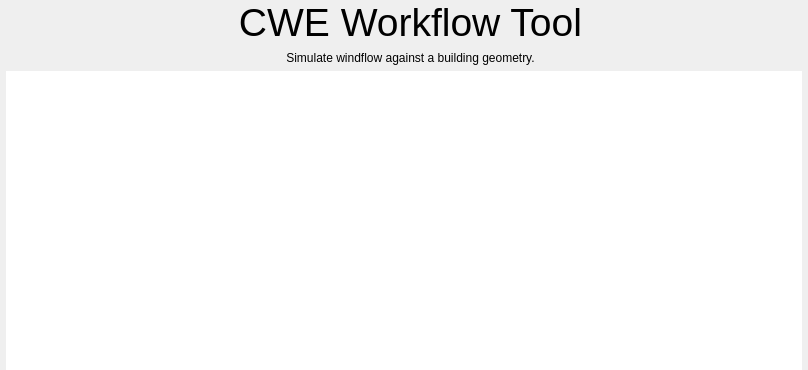
<?xml version="1.0" encoding="UTF-8"?>
<ui version="4.0">
 <comment>
********************************************************************************
**
** Copyright (c) 2018 The University of Notre Dame
** Copyright (c) 2018 The Regents of the University of California
**
** Redistribution and use in source and binary forms, with or without modification,
** are permitted provided that the following conditions are met:
**
** 1. Redistributions of source code must retain the above copyright notice, this 
** list of conditions and the following disclaimer.
**
** 2. Redistributions in binary form must reproduce the above copyright notice, this
** list of conditions and the following disclaimer in the documentation and/or other
** materials provided with the distribution.
**
** 3. Neither the name of the copyright holder nor the names of its contributors may
** be used to endorse or promote products derived from this software without specific
** prior written permission.
**
** THIS SOFTWARE IS PROVIDED BY THE COPYRIGHT HOLDERS AND CONTRIBUTORS &quot;AS IS&quot; AND ANY
** EXPRESS OR IMPLIED WARRANTIES, INCLUDING, BUT NOT LIMITED TO, THE IMPLIED WARRANTIES
** OF MERCHANTABILITY AND FITNESS FOR A PARTICULAR PURPOSE ARE DISCLAIMED. IN NO EVENT
** SHALL THE COPYRIGHT HOLDER OR CONTRIBUTORS BE LIABLE FOR ANY DIRECT, INDIRECT,
** INCIDENTAL, SPECIAL, EXEMPLARY, OR CONSEQUENTIAL DAMAGES (INCLUDING, BUT NOT LIMITED
** TO, PROCUREMENT OF SUBSTITUTE GOODS OR SERVICES; LOSS OF USE, DATA, OR PROFITS; OR
** BUSINESS INTERRUPTION) HOWEVER CAUSED AND ON ANY THEORY OF LIABILITY, WHETHER IN
** CONTRACT, STRICT LIABILITY, OR TORT (INCLUDING NEGLIGENCE OR OTHERWISE) ARISING
** IN ANY WAY OUT OF THE USE OF THIS SOFTWARE, EVEN IF ADVISED OF THE POSSIBILITY OF
** SUCH DAMAGE.
**
**********************************************************************************

// Contributors:
 </comment>
 <class>CWE_welcome_screen</class>
 <widget class="QFrame" name="CWE_welcome_screen">
  <property name="geometry">
   <rect>
    <x>0</x>
    <y>0</y>
    <width>808</width>
    <height>370</height>
   </rect>
  </property>
  <property name="windowTitle">
   <string>Frame</string>
  </property>
  <property name="frameShape">
   <enum>QFrame::NoFrame</enum>
  </property>
  <property name="frameShadow">
   <enum>QFrame::Plain</enum>
  </property>
  <property name="lineWidth">
   <number>-2</number>
  </property>
  <layout class="QGridLayout" name="gridLayout">
   <property name="leftMargin">
    <number>6</number>
   </property>
   <property name="topMargin">
    <number>0</number>
   </property>
   <property name="rightMargin">
    <number>6</number>
   </property>
   <property name="bottomMargin">
    <number>0</number>
   </property>
   <item row="0" column="1">
    <widget class="QLabel" name="label">
     <property name="sizePolicy">
      <sizepolicy hsizetype="Expanding" vsizetype="Minimum">
       <horstretch>0</horstretch>
       <verstretch>0</verstretch>
      </sizepolicy>
     </property>
     <property name="font">
      <font>
       <pointsize>29</pointsize>
      </font>
     </property>
     <property name="text">
      <string>CWE Workflow Tool</string>
     </property>
     <property name="alignment">
      <set>Qt::AlignCenter</set>
     </property>
    </widget>
   </item>
   <item row="2" column="0" colspan="2">
    <widget class="QTextBrowser" name="welcome_text">
     <property name="palette">
      <palette>
       <active>
        <colorrole role="WindowText">
         <brush brushstyle="SolidPattern">
          <color alpha="255">
           <red>0</red>
           <green>0</green>
           <blue>0</blue>
          </color>
         </brush>
        </colorrole>
        <colorrole role="Button">
         <brush brushstyle="SolidPattern">
          <color alpha="255">
           <red>255</red>
           <green>255</green>
           <blue>255</blue>
          </color>
         </brush>
        </colorrole>
        <colorrole role="Light">
         <brush brushstyle="SolidPattern">
          <color alpha="255">
           <red>255</red>
           <green>255</green>
           <blue>255</blue>
          </color>
         </brush>
        </colorrole>
        <colorrole role="Midlight">
         <brush brushstyle="SolidPattern">
          <color alpha="255">
           <red>255</red>
           <green>255</green>
           <blue>255</blue>
          </color>
         </brush>
        </colorrole>
        <colorrole role="Dark">
         <brush brushstyle="SolidPattern">
          <color alpha="255">
           <red>127</red>
           <green>127</green>
           <blue>127</blue>
          </color>
         </brush>
        </colorrole>
        <colorrole role="Mid">
         <brush brushstyle="SolidPattern">
          <color alpha="255">
           <red>170</red>
           <green>170</green>
           <blue>170</blue>
          </color>
         </brush>
        </colorrole>
        <colorrole role="Text">
         <brush brushstyle="SolidPattern">
          <color alpha="255">
           <red>0</red>
           <green>0</green>
           <blue>0</blue>
          </color>
         </brush>
        </colorrole>
        <colorrole role="BrightText">
         <brush brushstyle="SolidPattern">
          <color alpha="255">
           <red>255</red>
           <green>255</green>
           <blue>255</blue>
          </color>
         </brush>
        </colorrole>
        <colorrole role="ButtonText">
         <brush brushstyle="SolidPattern">
          <color alpha="255">
           <red>0</red>
           <green>0</green>
           <blue>0</blue>
          </color>
         </brush>
        </colorrole>
        <colorrole role="Base">
         <brush brushstyle="SolidPattern">
          <color alpha="255">
           <red>255</red>
           <green>255</green>
           <blue>255</blue>
          </color>
         </brush>
        </colorrole>
        <colorrole role="Window">
         <brush brushstyle="SolidPattern">
          <color alpha="255">
           <red>255</red>
           <green>255</green>
           <blue>255</blue>
          </color>
         </brush>
        </colorrole>
        <colorrole role="Shadow">
         <brush brushstyle="SolidPattern">
          <color alpha="255">
           <red>0</red>
           <green>0</green>
           <blue>0</blue>
          </color>
         </brush>
        </colorrole>
        <colorrole role="AlternateBase">
         <brush brushstyle="SolidPattern">
          <color alpha="255">
           <red>255</red>
           <green>255</green>
           <blue>255</blue>
          </color>
         </brush>
        </colorrole>
        <colorrole role="ToolTipBase">
         <brush brushstyle="SolidPattern">
          <color alpha="255">
           <red>255</red>
           <green>255</green>
           <blue>220</blue>
          </color>
         </brush>
        </colorrole>
        <colorrole role="ToolTipText">
         <brush brushstyle="SolidPattern">
          <color alpha="255">
           <red>0</red>
           <green>0</green>
           <blue>0</blue>
          </color>
         </brush>
        </colorrole>
       </active>
       <inactive>
        <colorrole role="WindowText">
         <brush brushstyle="SolidPattern">
          <color alpha="255">
           <red>0</red>
           <green>0</green>
           <blue>0</blue>
          </color>
         </brush>
        </colorrole>
        <colorrole role="Button">
         <brush brushstyle="SolidPattern">
          <color alpha="255">
           <red>255</red>
           <green>255</green>
           <blue>255</blue>
          </color>
         </brush>
        </colorrole>
        <colorrole role="Light">
         <brush brushstyle="SolidPattern">
          <color alpha="255">
           <red>255</red>
           <green>255</green>
           <blue>255</blue>
          </color>
         </brush>
        </colorrole>
        <colorrole role="Midlight">
         <brush brushstyle="SolidPattern">
          <color alpha="255">
           <red>255</red>
           <green>255</green>
           <blue>255</blue>
          </color>
         </brush>
        </colorrole>
        <colorrole role="Dark">
         <brush brushstyle="SolidPattern">
          <color alpha="255">
           <red>127</red>
           <green>127</green>
           <blue>127</blue>
          </color>
         </brush>
        </colorrole>
        <colorrole role="Mid">
         <brush brushstyle="SolidPattern">
          <color alpha="255">
           <red>170</red>
           <green>170</green>
           <blue>170</blue>
          </color>
         </brush>
        </colorrole>
        <colorrole role="Text">
         <brush brushstyle="SolidPattern">
          <color alpha="255">
           <red>0</red>
           <green>0</green>
           <blue>0</blue>
          </color>
         </brush>
        </colorrole>
        <colorrole role="BrightText">
         <brush brushstyle="SolidPattern">
          <color alpha="255">
           <red>255</red>
           <green>255</green>
           <blue>255</blue>
          </color>
         </brush>
        </colorrole>
        <colorrole role="ButtonText">
         <brush brushstyle="SolidPattern">
          <color alpha="255">
           <red>0</red>
           <green>0</green>
           <blue>0</blue>
          </color>
         </brush>
        </colorrole>
        <colorrole role="Base">
         <brush brushstyle="SolidPattern">
          <color alpha="255">
           <red>255</red>
           <green>255</green>
           <blue>255</blue>
          </color>
         </brush>
        </colorrole>
        <colorrole role="Window">
         <brush brushstyle="SolidPattern">
          <color alpha="255">
           <red>255</red>
           <green>255</green>
           <blue>255</blue>
          </color>
         </brush>
        </colorrole>
        <colorrole role="Shadow">
         <brush brushstyle="SolidPattern">
          <color alpha="255">
           <red>0</red>
           <green>0</green>
           <blue>0</blue>
          </color>
         </brush>
        </colorrole>
        <colorrole role="AlternateBase">
         <brush brushstyle="SolidPattern">
          <color alpha="255">
           <red>255</red>
           <green>255</green>
           <blue>255</blue>
          </color>
         </brush>
        </colorrole>
        <colorrole role="ToolTipBase">
         <brush brushstyle="SolidPattern">
          <color alpha="255">
           <red>255</red>
           <green>255</green>
           <blue>220</blue>
          </color>
         </brush>
        </colorrole>
        <colorrole role="ToolTipText">
         <brush brushstyle="SolidPattern">
          <color alpha="255">
           <red>0</red>
           <green>0</green>
           <blue>0</blue>
          </color>
         </brush>
        </colorrole>
       </inactive>
       <disabled>
        <colorrole role="WindowText">
         <brush brushstyle="SolidPattern">
          <color alpha="255">
           <red>127</red>
           <green>127</green>
           <blue>127</blue>
          </color>
         </brush>
        </colorrole>
        <colorrole role="Button">
         <brush brushstyle="SolidPattern">
          <color alpha="255">
           <red>255</red>
           <green>255</green>
           <blue>255</blue>
          </color>
         </brush>
        </colorrole>
        <colorrole role="Light">
         <brush brushstyle="SolidPattern">
          <color alpha="255">
           <red>255</red>
           <green>255</green>
           <blue>255</blue>
          </color>
         </brush>
        </colorrole>
        <colorrole role="Midlight">
         <brush brushstyle="SolidPattern">
          <color alpha="255">
           <red>255</red>
           <green>255</green>
           <blue>255</blue>
          </color>
         </brush>
        </colorrole>
        <colorrole role="Dark">
         <brush brushstyle="SolidPattern">
          <color alpha="255">
           <red>127</red>
           <green>127</green>
           <blue>127</blue>
          </color>
         </brush>
        </colorrole>
        <colorrole role="Mid">
         <brush brushstyle="SolidPattern">
          <color alpha="255">
           <red>170</red>
           <green>170</green>
           <blue>170</blue>
          </color>
         </brush>
        </colorrole>
        <colorrole role="Text">
         <brush brushstyle="SolidPattern">
          <color alpha="255">
           <red>127</red>
           <green>127</green>
           <blue>127</blue>
          </color>
         </brush>
        </colorrole>
        <colorrole role="BrightText">
         <brush brushstyle="SolidPattern">
          <color alpha="255">
           <red>255</red>
           <green>255</green>
           <blue>255</blue>
          </color>
         </brush>
        </colorrole>
        <colorrole role="ButtonText">
         <brush brushstyle="SolidPattern">
          <color alpha="255">
           <red>127</red>
           <green>127</green>
           <blue>127</blue>
          </color>
         </brush>
        </colorrole>
        <colorrole role="Base">
         <brush brushstyle="SolidPattern">
          <color alpha="255">
           <red>255</red>
           <green>255</green>
           <blue>255</blue>
          </color>
         </brush>
        </colorrole>
        <colorrole role="Window">
         <brush brushstyle="SolidPattern">
          <color alpha="255">
           <red>255</red>
           <green>255</green>
           <blue>255</blue>
          </color>
         </brush>
        </colorrole>
        <colorrole role="Shadow">
         <brush brushstyle="SolidPattern">
          <color alpha="255">
           <red>0</red>
           <green>0</green>
           <blue>0</blue>
          </color>
         </brush>
        </colorrole>
        <colorrole role="AlternateBase">
         <brush brushstyle="SolidPattern">
          <color alpha="255">
           <red>255</red>
           <green>255</green>
           <blue>255</blue>
          </color>
         </brush>
        </colorrole>
        <colorrole role="ToolTipBase">
         <brush brushstyle="SolidPattern">
          <color alpha="255">
           <red>255</red>
           <green>255</green>
           <blue>220</blue>
          </color>
         </brush>
        </colorrole>
        <colorrole role="ToolTipText">
         <brush brushstyle="SolidPattern">
          <color alpha="255">
           <red>0</red>
           <green>0</green>
           <blue>0</blue>
          </color>
         </brush>
        </colorrole>
       </disabled>
      </palette>
     </property>
     <property name="font">
      <font>
       <family>8514oem</family>
      </font>
     </property>
     <property name="frameShape">
      <enum>QFrame::Panel</enum>
     </property>
     <property name="frameShadow">
      <enum>QFrame::Plain</enum>
     </property>
     <property name="lineWidth">
      <number>0</number>
     </property>
     <property name="html">
      <string>&lt;!DOCTYPE HTML PUBLIC &quot;-//W3C//DTD HTML 4.0//EN&quot; &quot;http://www.w3.org/TR/REC-html40/strict.dtd&quot;&gt;
&lt;html&gt;&lt;head&gt;&lt;meta name=&quot;qrichtext&quot; content=&quot;1&quot; /&gt;&lt;style type=&quot;text/css&quot;&gt;
p, li { white-space: pre-wrap; }
&lt;/style&gt;&lt;/head&gt;&lt;body style=&quot; font-family:'8514oem'; font-size:13pt; font-weight:400; font-style:normal;&quot;&gt;
&lt;p style=&quot;-qt-paragraph-type:empty; margin-top:0px; margin-bottom:0px; margin-left:0px; margin-right:0px; -qt-block-indent:0; text-indent:0px;&quot;&gt;&lt;br /&gt;&lt;/p&gt;&lt;/body&gt;&lt;/html&gt;</string>
     </property>
     <property name="overwriteMode">
      <bool>false</bool>
     </property>
    </widget>
   </item>
   <item row="1" column="1">
    <widget class="QLabel" name="label_2">
     <property name="text">
      <string>Simulate windflow against a building geometry.</string>
     </property>
     <property name="alignment">
      <set>Qt::AlignCenter</set>
     </property>
     <property name="margin">
      <number>0</number>
     </property>
    </widget>
   </item>
   <item row="0" column="0" rowspan="2">
    <widget class="QLabel" name="label_3">
     <property name="sizePolicy">
      <sizepolicy hsizetype="Preferred" vsizetype="Preferred">
       <horstretch>0</horstretch>
       <verstretch>0</verstretch>
      </sizepolicy>
     </property>
     <property name="text">
      <string/>
     </property>
     <property name="pixmap">
      <pixmap resource="../cwe_resources.qrc">:/icons/NHERI-CWE-Icon.icns</pixmap>
     </property>
    </widget>
   </item>
  </layout>
 </widget>
 <resources>
  <include location="../cwe_resources.qrc"/>
 </resources>
 <connections/>
</ui>
